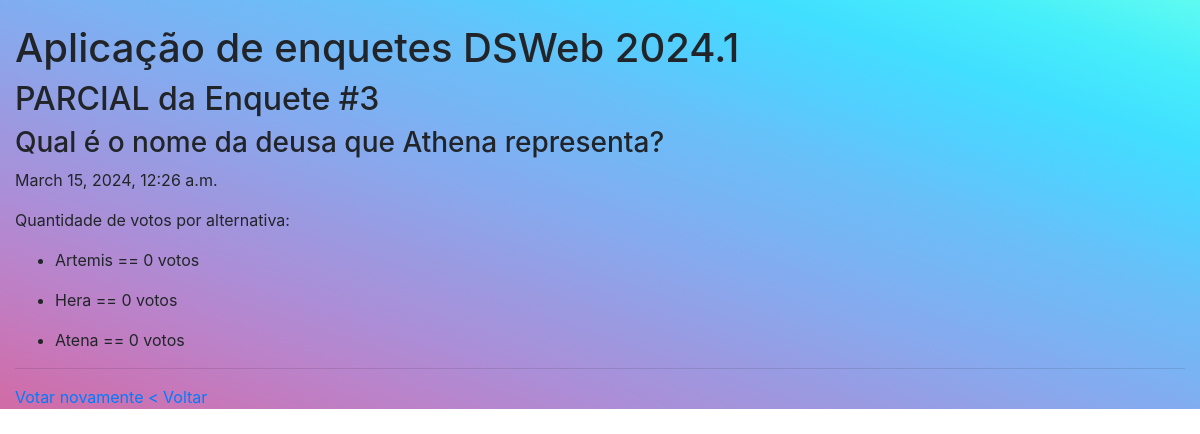
/enquetes/3/resultados, run on the app's committed database.
### enquetes/models.py (models this page shows, shortened)
class Pergunta(models.Model):
    texto = models.CharField(max_length=150)
    data_pub = models.DateTimeField('Data de publicação')

class Alternativa(models.Model):
    texto = models.CharField(max_length=100)
    quant_votos = models.IntegerField(
        'Quantidade de votos', default=0
    )
    pergunta = models.ForeignKey(Pergunta, on_delete=models.CASCADE)

### enquetes/views.py (the view)
# urls.py: path('<int:pk>/resultados', views.ResultadosView.as_view(), name="resultados"),
class ResultadosView(View):
    def get(self, request, *args, **kwargs):
        pergunta_id = kwargs['pk']
        pergunta = get_object_or_404(Pergunta, pk=pergunta_id)
        contexto =  {'enquete':pergunta}
        return render(request, "resultados.html", contexto)

### enquetes/templates/resultados.html (shortened to what this page needs)
{% load static %}
<!DOCTYPE html>
<html lang="pt-br">
<head>
    <link rel="stylesheet" href="https://stackpath.bootstrapcdn.com/bootstrap/4.1.3/css/bootstrap.min.css">
    <link rel="stylesheet" type="text/css" href="{% static 'enquetes/styles.css' %}">
</head>
<body>
    <main class="container-fluid mt-4">
        <h1>Aplicação de enquetes DSWeb 2024.1</h1>
        <h2>PARCIAL da Enquete #{{ enquete.id }} </h1>
        <h3>{{ enquete.texto }}</h3>
        <p>{{ enquete.data_pub  }}</p>
        <p> Quantidade de votos por alternativa: </p>
        {% if  enquete.alternativa_set.all %}
                <ul>
                {% for a in enquete.alternativa_set.all %}
                    <li>
                        <p>{{a.texto}} == {{ a.quant_votos }} voto{{ a.quant_votos | pluralize }}</p>
                    </li>
                {%  endfor %}
                </ul>
        {% else %}
            <p> Nenhuma alternativa cadastrada </p>
        {% endif %}
        <hr>
        <a href="{% url "detalhes" enquete.id %}">Votar novamente</a>
        <a href="/enquetes/">< Voltar</a>
 </main>
</body>
</html>

### static/enquetes/styles.css (style rules this page uses)
body { background: linear-gradient(to right top, #d16ba5, #c777b9, #ba83ca, #aa8fd8, #9a9ae1, #8aa7ec, #79b3f4, #69bff8, #52cffe, #41dfff, #46eefa, #5ffbf1) no-repeat; height: 100%; }

### data on the page
Pergunta: id "3", texto "Qual é o nome da deusa que Athena representa?", data_pub "March 15, 2024, 12:26 a.m."
Alternativa: texto "Artemis", quant_votos "0", quant_votos|pluralize "s"
Alternativa: texto "Hera", quant_votos "0", quant_votos|pluralize "s"
Alternativa: texto "Atena", quant_votos "0", quant_votos|pluralize "s"
